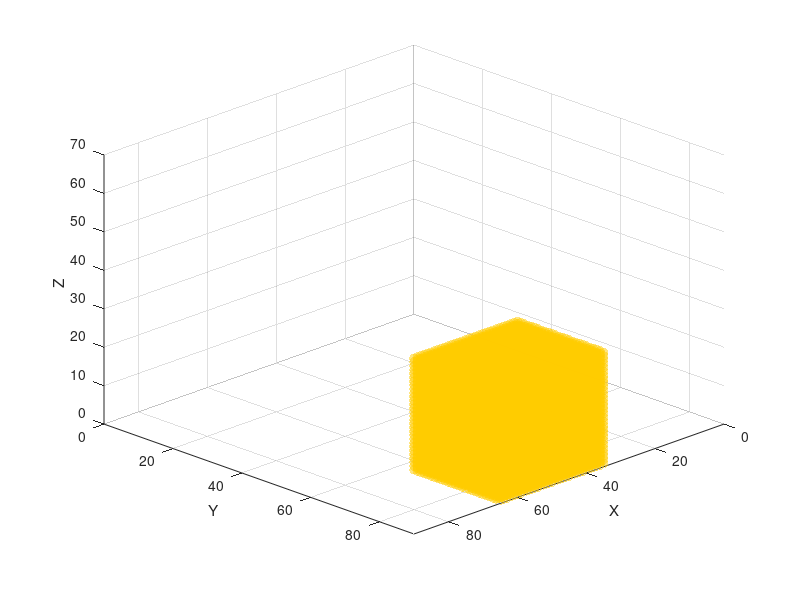

The MATLAB script that drew this image: (Note: this script raises an error after producing the figure.)
%% Map dimensions (MAKE SURE THEY ARE THE SAME AS THE MAP CREATOR)
mapSizeX = 90; mapSizeY = 90; mapSizeZ = 70;
mapSize = [mapSizeX, mapSizeY, mapSizeZ];

%% Generate ROI and Object positions
% We store environment state in this matrix with this values:
% ---- 0 = free | 1= Occupied | 2 = unexplored | 3 = Frontier | 4 = ROI | 
% ---- 5 = Object
voxelStates = 2*ones(mapSize);

%% DEFINE ROI SETTINGS
voxelStates(35:65, 65:90, 1:30) = 4;

%% DEFINE OBJECTIVE LOCATION
objectX=47; objectY=86; objectZ=12;

% Define the object value
objectValue = 5;
% Compute 3x3x3 block centered on the object position
for dx = -1:1
    for dy = -1:1
        for dz = -1:1
            x = objectX + dx;
            y = objectY + dy;
            z = objectZ + dz;

            % Check bounds before assigning
            if x >= 1 && x <= size(voxelStates,1) && ...
               y >= 1 && y <= size(voxelStates,2) && ...
               z >= 1 && z <= size(voxelStates,3)
                voxelStates(x,y,z) = objectValue;
            end
        end
    end
end

figure;             
hold on; 
axis([0 mapSize(1) 0 mapSize(2) 0 mapSize(3)]);
grid on;
xlabel('X'); ylabel('Y'); zlabel('Z');


[rx, ry, rz] = ind2sub(size(voxelStates), find(voxelStates == 4));
scatter3(rx-0.5, ry-0.5, rz-0.5, 50, [1, 0.8, 0], 'filled', 'MarkerFaceAlpha', 0.5);

[gx, gy, gz] = ind2sub(size(voxelStates), find(voxelStates == 5));
scatter3(gx-0.5, gy-0.5, gz-0.5, 50, [0.6, 0.2, 0.8], 'filled', 'MarkerFaceAlpha', 1);

view(135, 30);

%% Save Voxel Initial States Matrix
save('../../Maps_ROI_Object_Situations/LivingRoom_1_situations/LivingRoom_1_voxelStates_3.mat','voxelStates');
disp('saved voxelStates')
